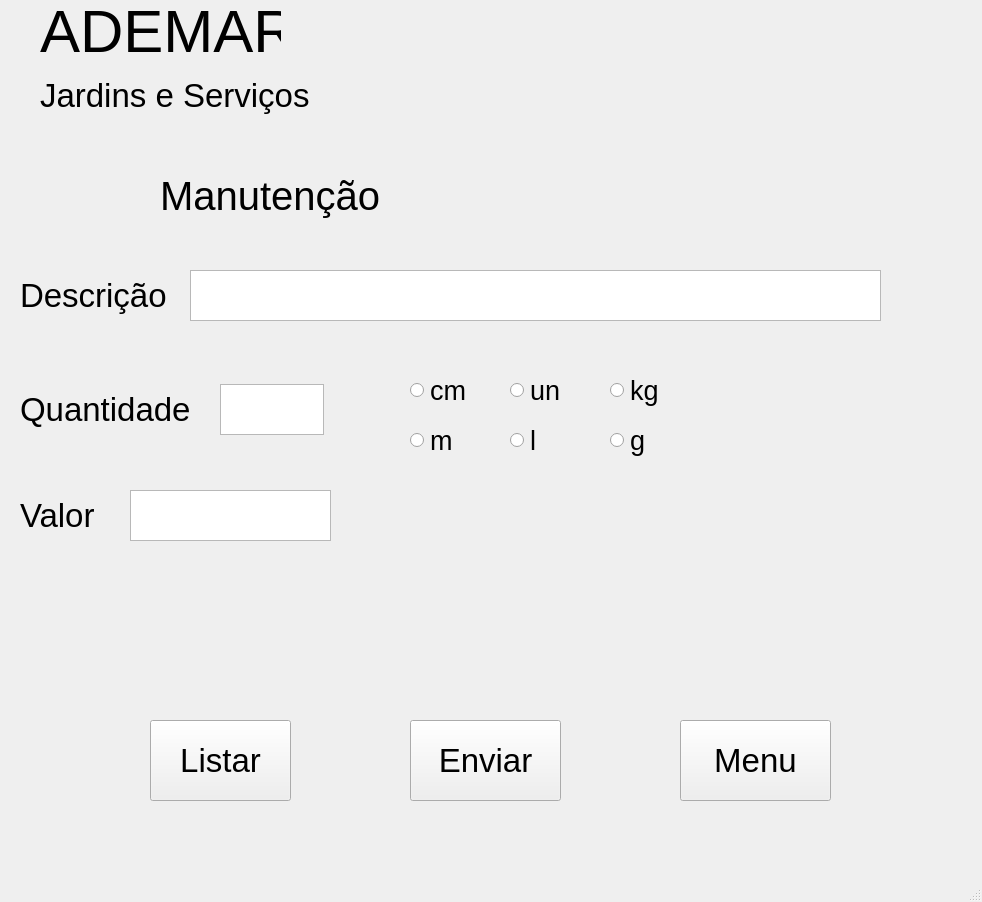
<?xml version="1.0" encoding="UTF-8"?>
<ui version="4.0">
 <class>MainWindow</class>
 <widget class="QMainWindow" name="MainWindow">
  <property name="geometry">
   <rect>
    <x>0</x>
    <y>0</y>
    <width>982</width>
    <height>902</height>
   </rect>
  </property>
  <property name="windowTitle">
   <string>MainWindow</string>
  </property>
  <widget class="QWidget" name="centralwidget">
   <widget class="QLabel" name="label_3">
    <property name="geometry">
     <rect>
      <x>160</x>
      <y>170</y>
      <width>231</width>
      <height>51</height>
     </rect>
    </property>
    <property name="font">
     <font>
      <pointsize>30</pointsize>
     </font>
    </property>
    <property name="text">
     <string>Manutenção</string>
    </property>
   </widget>
   <widget class="QLabel" name="label_2">
    <property name="geometry">
     <rect>
      <x>40</x>
      <y>60</y>
      <width>281</width>
      <height>71</height>
     </rect>
    </property>
    <property name="font">
     <font>
      <pointsize>25</pointsize>
     </font>
    </property>
    <property name="text">
     <string>Jardins e Serviços</string>
    </property>
   </widget>
   <widget class="QLabel" name="label_4">
    <property name="geometry">
     <rect>
      <x>20</x>
      <y>270</y>
      <width>191</width>
      <height>51</height>
     </rect>
    </property>
    <property name="font">
     <font>
      <pointsize>25</pointsize>
     </font>
    </property>
    <property name="text">
     <string>Descrição</string>
    </property>
   </widget>
   <widget class="QLabel" name="label_5">
    <property name="geometry">
     <rect>
      <x>20</x>
      <y>490</y>
      <width>171</width>
      <height>51</height>
     </rect>
    </property>
    <property name="font">
     <font>
      <pointsize>25</pointsize>
     </font>
    </property>
    <property name="text">
     <string>Valor</string>
    </property>
   </widget>
   <widget class="QLabel" name="label_6">
    <property name="geometry">
     <rect>
      <x>20</x>
      <y>384</y>
      <width>191</width>
      <height>51</height>
     </rect>
    </property>
    <property name="font">
     <font>
      <pointsize>25</pointsize>
     </font>
    </property>
    <property name="text">
     <string>Quantidade</string>
    </property>
   </widget>
   <widget class="QRadioButton" name="radioButton">
    <property name="geometry">
     <rect>
      <x>610</x>
      <y>370</y>
      <width>61</width>
      <height>41</height>
     </rect>
    </property>
    <property name="font">
     <font>
      <pointsize>20</pointsize>
     </font>
    </property>
    <property name="text">
     <string>kg</string>
    </property>
   </widget>
   <widget class="QPushButton" name="pushButton">
    <property name="geometry">
     <rect>
      <x>150</x>
      <y>720</y>
      <width>141</width>
      <height>81</height>
     </rect>
    </property>
    <property name="font">
     <font>
      <pointsize>25</pointsize>
     </font>
    </property>
    <property name="text">
     <string>Listar</string>
    </property>
   </widget>
   <widget class="QTextEdit" name="textEdit_2">
    <property name="geometry">
     <rect>
      <x>220</x>
      <y>384</y>
      <width>104</width>
      <height>51</height>
     </rect>
    </property>
    <property name="font">
     <font>
      <pointsize>14</pointsize>
     </font>
    </property>
   </widget>
   <widget class="QRadioButton" name="radioButton_4">
    <property name="geometry">
     <rect>
      <x>510</x>
      <y>420</y>
      <width>61</width>
      <height>41</height>
     </rect>
    </property>
    <property name="font">
     <font>
      <pointsize>20</pointsize>
     </font>
    </property>
    <property name="text">
     <string>l</string>
    </property>
   </widget>
   <widget class="QLabel" name="label">
    <property name="geometry">
     <rect>
      <x>40</x>
      <y>0</y>
      <width>241</width>
      <height>61</height>
     </rect>
    </property>
    <property name="font">
     <font>
      <pointsize>45</pointsize>
     </font>
    </property>
    <property name="text">
     <string>ADEMAR</string>
    </property>
   </widget>
   <widget class="QPushButton" name="pushButton_2">
    <property name="geometry">
     <rect>
      <x>410</x>
      <y>720</y>
      <width>151</width>
      <height>81</height>
     </rect>
    </property>
    <property name="font">
     <font>
      <pointsize>25</pointsize>
     </font>
    </property>
    <property name="text">
     <string>Enviar</string>
    </property>
   </widget>
   <widget class="QRadioButton" name="radioButton_5">
    <property name="geometry">
     <rect>
      <x>510</x>
      <y>370</y>
      <width>71</width>
      <height>41</height>
     </rect>
    </property>
    <property name="font">
     <font>
      <pointsize>20</pointsize>
     </font>
    </property>
    <property name="text">
     <string>un</string>
    </property>
   </widget>
   <widget class="QRadioButton" name="radioButton_6">
    <property name="geometry">
     <rect>
      <x>610</x>
      <y>420</y>
      <width>41</width>
      <height>41</height>
     </rect>
    </property>
    <property name="font">
     <font>
      <pointsize>20</pointsize>
     </font>
    </property>
    <property name="text">
     <string>g</string>
    </property>
   </widget>
   <widget class="QTextEdit" name="textEdit">
    <property name="geometry">
     <rect>
      <x>190</x>
      <y>270</y>
      <width>691</width>
      <height>51</height>
     </rect>
    </property>
    <property name="font">
     <font>
      <pointsize>14</pointsize>
     </font>
    </property>
   </widget>
   <widget class="QRadioButton" name="radioButton_2">
    <property name="geometry">
     <rect>
      <x>410</x>
      <y>420</y>
      <width>51</width>
      <height>41</height>
     </rect>
    </property>
    <property name="font">
     <font>
      <pointsize>20</pointsize>
     </font>
    </property>
    <property name="text">
     <string>m</string>
    </property>
   </widget>
   <widget class="QTextEdit" name="textEdit_3">
    <property name="geometry">
     <rect>
      <x>130</x>
      <y>490</y>
      <width>201</width>
      <height>51</height>
     </rect>
    </property>
    <property name="font">
     <font>
      <pointsize>14</pointsize>
     </font>
    </property>
   </widget>
   <widget class="QRadioButton" name="radioButton_3">
    <property name="geometry">
     <rect>
      <x>410</x>
      <y>370</y>
      <width>71</width>
      <height>41</height>
     </rect>
    </property>
    <property name="font">
     <font>
      <pointsize>20</pointsize>
     </font>
    </property>
    <property name="text">
     <string>cm</string>
    </property>
   </widget>
   <widget class="QPushButton" name="pushButton_3">
    <property name="geometry">
     <rect>
      <x>680</x>
      <y>720</y>
      <width>151</width>
      <height>81</height>
     </rect>
    </property>
    <property name="font">
     <font>
      <pointsize>25</pointsize>
     </font>
    </property>
    <property name="text">
     <string>Menu</string>
    </property>
   </widget>
  </widget>
  <widget class="QStatusBar" name="statusbar"/>
 </widget>
 <resources/>
 <connections/>
</ui>
